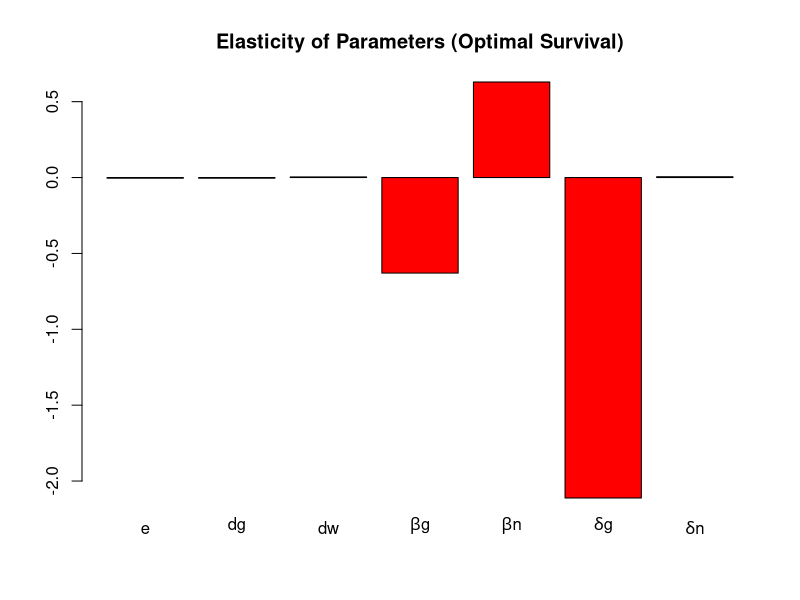
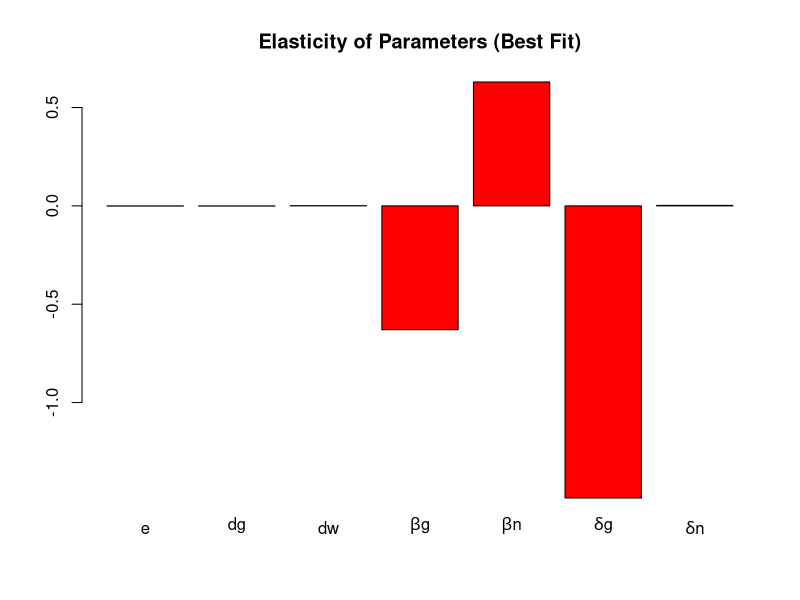

The R source for these figures, in order:
rm(list=ls(all=T))

eggsens=-0.00446801;
dgsens=-0.00425752;
dwsens=0.00425752;
bgsens=-0.629723;
bnsens=0.629723;
deltagsens=-2.11186;
deltansens=0.00543636;

vals=c(eggsens,
       dgsens,
       dwsens,
       bgsens,
       bnsens,
       deltagsens,
       deltansens)

barplot(vals,main="Elasticity of Parameters (Optimal Survival)",col="red",names.arg=c("e","dg","dw",expression(paste(beta,"g")),expression(paste(beta,"n")),expression(paste(delta,"g")),expression(paste(delta,"n"))))


eggsens=-0.00118427;
dgsens=-0.00115593;
dwsens=0.00115593;
bgsens=-0.629723;
bnsens=0.629723;
deltagsens=-1.48525;
deltansens=0.00232322;
vals=c(eggsens,
       dgsens,
       dwsens,
       bgsens,
       bnsens,
       deltagsens,
       deltansens)

barplot(vals,main="Elasticity of Parameters (Best Fit)",col="red",names.arg=c("e","dg","dw",expression(paste(beta,"g")),expression(paste(beta,"n")),expression(paste(delta,"g")),expression(paste(delta,"n"))))

